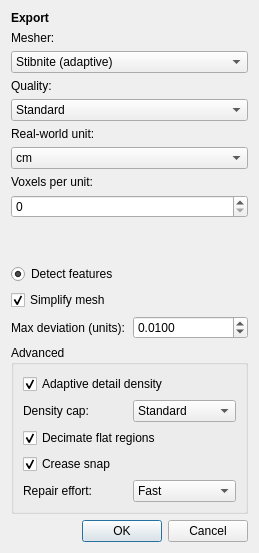
<?xml version="1.0" encoding="UTF-8"?>
<ui version="4.0">
 <class>ResolutionDialog</class>
 <widget class="QDialog" name="ResolutionDialog">
  <property name="geometry">
   <rect>
    <x>0</x>
    <y>0</y>
    <width>259</width>
    <height>420</height>
   </rect>
  </property>
  <property name="windowTitle">
   <string>Export mesh</string>
  </property>
  <layout class="QVBoxLayout" name="verticalLayout">
   <item>
    <widget class="QLabel" name="label">
     <property name="text">
      <string>&lt;html&gt;&lt;head/&gt;&lt;body&gt;&lt;p&gt;&lt;span style=&quot; font-weight:600;&quot;&gt;Export&lt;/span&gt;&lt;/p&gt;&lt;/body&gt;&lt;/html&gt;</string>
     </property>
    </widget>
   </item>
   <item>
    <widget class="QLabel" name="mesher_label">
     <property name="text">
      <string>Mesher:</string>
     </property>
    </widget>
   </item>
   <item>
    <widget class="QComboBox" name="mesher">
     <property name="toolTip">
      <string>Stibnite: adaptive mesher with sharp feature preservation and watertight output.
Classic: fast uniform sampler - lower memory, much larger files.</string>
     </property>
     <item>
      <property name="text">
       <string>Stibnite (adaptive)</string>
      </property>
     </item>
     <item>
      <property name="text">
       <string>Classic (sampling)</string>
      </property>
     </item>
    </widget>
   </item>
   <item>
    <widget class="QLabel" name="quality_label">
     <property name="text">
      <string>Quality:</string>
     </property>
    </widget>
   </item>
   <item>
    <widget class="QComboBox" name="quality">
     <property name="toolTip">
      <string>Each step roughly triples meshing time and doubles surface fidelity.
Extreme can take hours on large models.</string>
     </property>
     <item>
      <property name="text">
       <string>Standard</string>
      </property>
     </item>
     <item>
      <property name="text">
       <string>Beautiful (~3x time)</string>
      </property>
     </item>
     <item>
      <property name="text">
       <string>Extreme (very slow)</string>
      </property>
     </item>
     <item>
      <property name="text">
       <string>Custom</string>
      </property>
     </item>
    </widget>
   </item>
   <item>
    <widget class="QLabel" name="unit_label">
     <property name="text">
      <string>Real-world unit:</string>
     </property>
    </widget>
   </item>
   <item>
    <widget class="QComboBox" name="units">
     <item>
      <property name="text">
       <string>cm</string>
      </property>
     </item>
     <item>
      <property name="text">
       <string>mm</string>
      </property>
     </item>
     <item>
      <property name="text">
       <string>inches</string>
      </property>
     </item>
    </widget>
   </item>
   <item>
    <widget class="QLabel" name="label_2">
     <property name="text">
      <string>Voxels per unit:</string>
     </property>
    </widget>
   </item>
   <item>
    <widget class="QSpinBox" name="export_res">
     <property name="minimumSize">
      <size>
       <width>100</width>
       <height>0</height>
      </size>
     </property>
     <property name="maximum">
      <number>65535</number>
     </property>
    </widget>
   </item>
   <item>
    <widget class="QLabel" name="export_size">
     <property name="text">
      <string/>
     </property>
    </widget>
   </item>
   <item>
    <widget class="QLabel" name="feature_size">
     <property name="text">
      <string/>
     </property>
     <property name="toolTip">
      <string>Details thinner than about two voxels can be missed by sampling</string>
     </property>
    </widget>
   </item>
   <item>
    <widget class="QRadioButton" name="detect_features">
     <property name="text">
      <string>Detect features</string>
     </property>
     <property name="checked">
      <bool>true</bool>
     </property>
    </widget>
   </item>
   <item>
    <widget class="QCheckBox" name="simplify_mesh">
     <property name="text">
      <string>Simplify mesh</string>
     </property>
     <property name="checked">
      <bool>true</bool>
     </property>
    </widget>
   </item>
   <item>
    <layout class="QHBoxLayout" name="simplify_layout">
     <item>
      <widget class="QLabel" name="max_deviation_label">
       <property name="text">
        <string>Max deviation (units):</string>
       </property>
      </widget>
     </item>
     <item>
      <widget class="QDoubleSpinBox" name="max_deviation">
       <property name="decimals">
        <number>4</number>
       </property>
       <property name="minimum">
        <double>0.000100000000000</double>
       </property>
       <property name="maximum">
        <double>100.000000000000000</double>
       </property>
       <property name="singleStep">
        <double>0.001000000000000</double>
       </property>
       <property name="value">
        <double>0.010000000000000</double>
       </property>
      </widget>
     </item>
    </layout>
   </item>
   <item>
    <widget class="QGroupBox" name="advanced_group">
     <property name="title">
      <string>Advanced</string>
     </property>
     <layout class="QVBoxLayout" name="advancedLayout">
      <item>
       <widget class="QCheckBox" name="adv_autodense">
        <property name="text">
         <string>Adaptive detail density</string>
        </property>
        <property name="toolTip">
         <string>Automatically increases sampling density where the model has fine detail</string>
        </property>
        <property name="checked">
         <bool>true</bool>
        </property>
       </widget>
      </item>
      <item>
       <layout class="QHBoxLayout" name="density_layout">
        <item>
         <widget class="QLabel" name="adv_density_label">
          <property name="text">
           <string>Density cap:</string>
          </property>
         </widget>
        </item>
        <item>
         <widget class="QComboBox" name="adv_density_cap">
          <property name="toolTip">
           <string>High resolves finer detail (threads, knurling, engraving)
at up to double the meshing time</string>
          </property>
          <item>
           <property name="text">
            <string>Standard</string>
           </property>
          </item>
          <item>
           <property name="text">
            <string>High</string>
           </property>
          </item>
         </widget>
        </item>
       </layout>
      </item>
      <item>
       <widget class="QCheckBox" name="adv_decimate">
        <property name="text">
         <string>Decimate flat regions</string>
        </property>
        <property name="toolTip">
         <string>Merges redundant triangles on flat surfaces (about 4x smaller files)</string>
        </property>
        <property name="checked">
         <bool>true</bool>
        </property>
       </widget>
      </item>
      <item>
       <widget class="QCheckBox" name="adv_snap">
        <property name="text">
         <string>Crease snap</string>
        </property>
        <property name="toolTip">
         <string>Sharpens feature edges by snapping nearby surface points onto them</string>
        </property>
        <property name="checked">
         <bool>true</bool>
        </property>
       </widget>
      </item>
      <item>
       <layout class="QHBoxLayout" name="stall_layout">
        <item>
         <widget class="QLabel" name="adv_stall_label">
          <property name="text">
           <string>Repair effort:</string>
          </property>
         </widget>
        </item>
        <item>
         <widget class="QComboBox" name="adv_stall">
          <property name="toolTip">
           <string>Patient spends extra repair passes for slightly cleaner surfaces</string>
          </property>
          <item>
           <property name="text">
            <string>Fast</string>
           </property>
          </item>
          <item>
           <property name="text">
            <string>Patient</string>
           </property>
          </item>
         </widget>
        </item>
       </layout>
      </item>
     </layout>
    </widget>
   </item>
   <item>
    <widget class="QDialogButtonBox" name="buttonBox">
     <property name="orientation">
      <enum>Qt::Horizontal</enum>
     </property>
     <property name="standardButtons">
      <set>QDialogButtonBox::Cancel|QDialogButtonBox::Ok</set>
     </property>
    </widget>
   </item>
  </layout>
 </widget>
 <resources/>
 <connections>
  <connection>
   <sender>buttonBox</sender>
   <signal>accepted()</signal>
   <receiver>ResolutionDialog</receiver>
   <slot>accept()</slot>
   <hints>
    <hint type="sourcelabel">
     <x>248</x>
     <y>254</y>
    </hint>
    <hint type="destinationlabel">
     <x>157</x>
     <y>274</y>
    </hint>
   </hints>
  </connection>
  <connection>
   <sender>buttonBox</sender>
   <signal>rejected()</signal>
   <receiver>ResolutionDialog</receiver>
   <slot>reject()</slot>
   <hints>
    <hint type="sourcelabel">
     <x>316</x>
     <y>260</y>
    </hint>
    <hint type="destinationlabel">
     <x>286</x>
     <y>274</y>
    </hint>
   </hints>
  </connection>
 </connections>
</ui>
